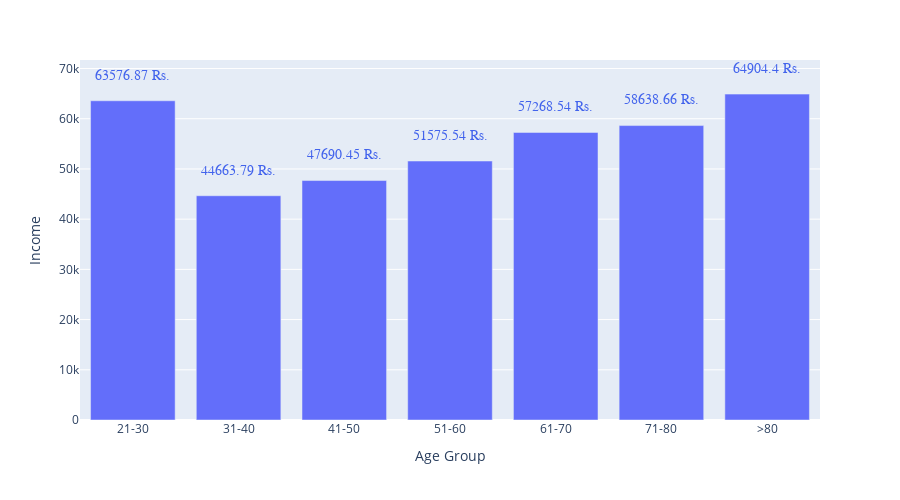

The code cell stored with this chart in its notebook:
### Code cell
mask = df_cut.groupby("Age Group")["Income"].mean()
mask = mask.reset_index()
fig = px.bar(data_frame=mask, x="Age Group", y="Income", height=500)

annotation = []
for x, y in zip(mask["Age Group"], mask["Income"]):
    annotation.append(
        dict(x=x, y=y +5000,
             text=str(round(y, 2)) + ' Rs.',
             font=dict(family='Arial', size=14, color='rgb(66, 99, 236)'), showarrow=False)
    )
fig.update_xaxes(categoryorder='array', categoryarray= ["21-30", "31-40"])
fig.update_layout(annotations=annotation)
fig.show()

### Figure 1 — Plotly figure (JSON) as saved in the notebook; plotly's stock layout.template omitted (floating-point values rounded to 4 significant figures)
{"data": [{"alignmentgroup": "True", "hovertemplate": "Age Group=%{x}<br>Income=%{y}<extra></extra>", "legendgroup": "", "marker": {"color": "#636efa", "pattern": {"shape": ""}}, "name": "", "offsetgroup": "", "orientation": "v", "showlegend": false, "textposition": "auto", "type": "bar", "x": ["21-30", "31-40", "41-50", "51-60", "61-70", "71-80", ">80"], "xaxis": "x", "y": [63580.0, 44660.0, 47690.0, 51580.0, 57270.0, 58640.0, 64900.0], "yaxis": "y"}], "layout": {"annotations": [{"font": {"color": "rgb(66, 99, 236)", "family": "Arial", "size": 14}, "showarrow": false, "text": "63576.87 Rs.", "x": "21-30", "y": 68580.0}, {"font": {"color": "rgb(66, 99, 236)", "family": "Arial", "size": 14}, "showarrow": false, "text": "44663.79 Rs.", "x": "31-40", "y": 49660.0}, {"font": {"color": "rgb(66, 99, 236)", "family": "Arial", "size": 14}, "showarrow": false, "text": "47690.45 Rs.", "x": "41-50", "y": 52690.0}, {"font": {"color": "rgb(66, 99, 236)", "family": "Arial", "size": 14}, "showarrow": false, "text": "51575.54 Rs.", "x": "51-60", "y": 56580.0}, {"font": {"color": "rgb(66, 99, 236)", "family": "Arial", "size": 14}, "showarrow": false, "text": "57268.54 Rs.", "x": "61-70", "y": 62270.0}, {"font": {"color": "rgb(66, 99, 236)", "family": "Arial", "size": 14}, "showarrow": false, "text": "58638.66 Rs.", "x": "71-80", "y": 63640.0}, {"font": {"color": "rgb(66, 99, 236)", "family": "Arial", "size": 14}, "showarrow": false, "text": "64904.4 Rs.", "x": ">80", "y": 69900.0}], "barmode": "relative", "height": 500, "legend": {"tracegroupgap": 0}, "margin": {"t": 60}, "xaxis": {"anchor": "y", "categoryarray": ["21-30", "31-40"], "categoryorder": "array", "domain": [0, 1], "title": {"text": "Age Group"}}, "yaxis": {"anchor": "x", "domain": [0, 1], "title": {"text": "Income"}}}}
